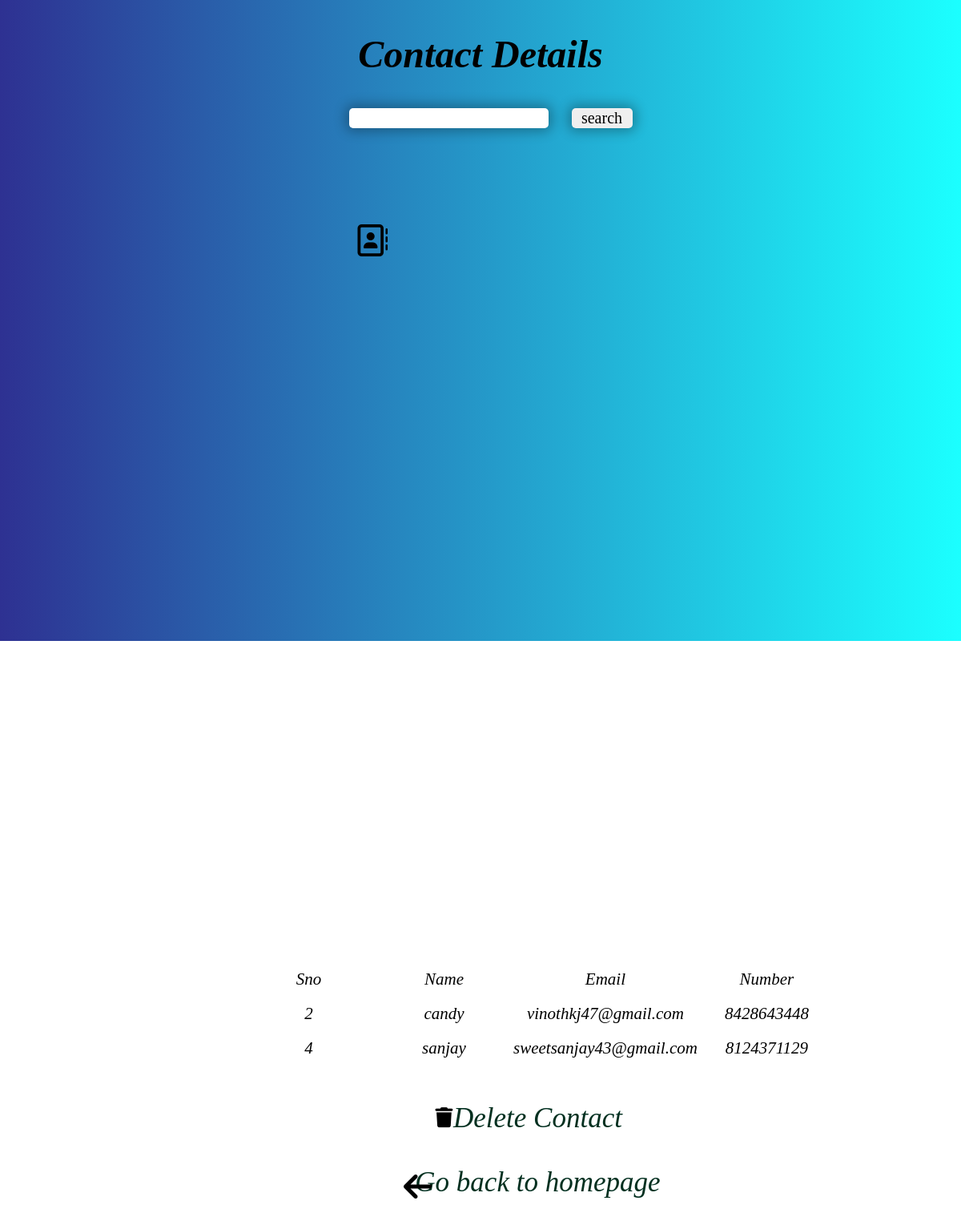
The app's page /display, older data.
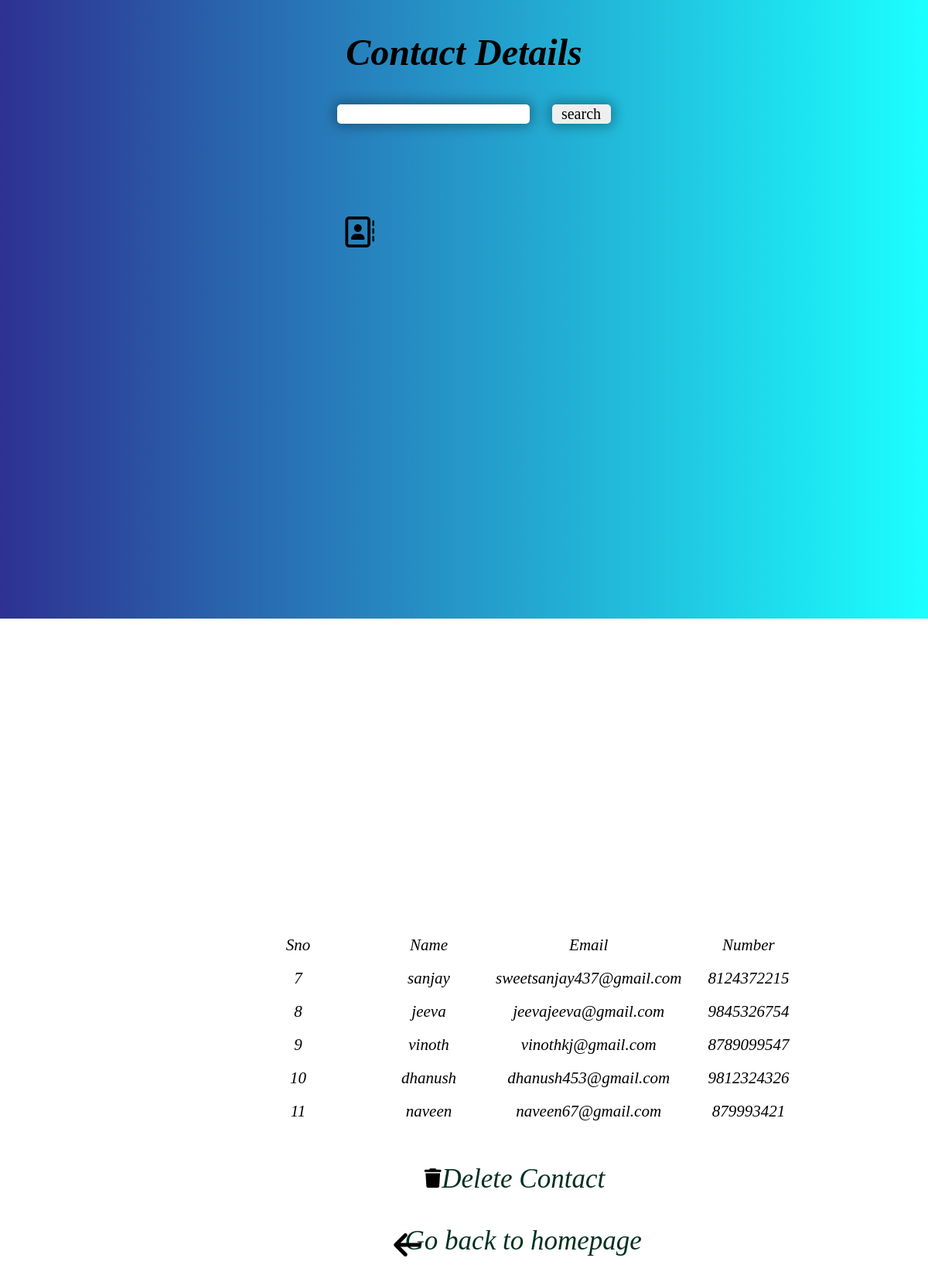
The same page, newer data.
### tables this page shows
CREATE TABLE "contacts" (
	"Sno"	INTEGER,
	"Name"	TEXT UNIQUE,
	"Email"	TEXT UNIQUE,
	"Number"	TEXT NOT NULL,
	PRIMARY KEY("Sno" AUTOINCREMENT)
);

### project.py (the view)
@app.route("/display")
def display():
    connection=sqlite3.connect("/home/sanjay/AddressBook/contactsbook.db")
    connection.row_factory=sqlite3.Row
    cursor=connection.cursor()
    cursor.execute("SELECT * FROM contacts")
    rows=cursor.fetchall()
    return render_template("display.html",rows=rows)

### templates/display.html (shortened to what this page needs)
<!DOCTYPE html>
<html class="dis_h">
	<head>
		<link rel="stylesheet" href="{{url_for('static',filename='css/index.css')}}"></link>
	</head>
	<body>
		<i class="fa-regular fa-address-book conl"></i>
		<h2>Contact Details</h2>
		<form class="search" action="/search" method="post">
			<input type="text"  name="item"></input>
			<input type="submit" value="search"></input>
		</form>
		<div class="display">
		<table>
			<thead>
				<td>Sno</td>
				<td>Name</td>
				<td>Email</td>
				<td>Number</td>
			</thead>
			{% for row in rows %}
			<tr>
				<td>{{row["Sno"]}}</td>
				<td>{{row["name"]}}</td>
				<td>{{row["email"]}}</td>
				<td>{{row["number"]}}</td>
			</tr>
			{% endfor %}
		</table>
			<div class="dis_a">
				<i class="fa-solid fa-trash"></i>
		        <a href="/delete">Delete Contact</a>
		    	<i class="fa fa-arrow-left back" aria-hidden="true"></i>
		        <a href="/">Go back to homepage</a>
			</div>
		</div>
		<br><br>
	</body>
</html>

### static/css/index.css (style rules this page uses)
html { height:100%; background-image:linear-gradient(to right,#2E3192,#1BFFFF); text-align:center; background-repeat:no-repeat; font-style:italic;font-family:cursive; }
h2 { text-align:center; font-size:3rem; }
i { font-size:25px;display:inline-block; }
a { padding-bottom:20px; font-size:35px; color:#023020; text-decoration:none; display:block; }
.back { position:absolute;bottom:6%;left:42%;font-size:40px; }
.conl { position:absolute;top:7%;left:37%;font-size:40px; }
.dis_a .fa-trash { position:relative;bottom:-32px;right:117px; }
.dis_a .back { position:relative;bottom:-45px;left:-150px; }
.dis_h { height:500%; }
.dis_a a { padding-bottom:0px; }
.display { position:absolute; top:30%; left:25%; }
.display table { box-shadow:0 0 5px white; border-radius:5px; border:10 ;padding:0; background: inherit; backdrop-filter: blur(100px); }
.display td { width:165px; height:39px; font-size:21px; border:1px solid white; padding:0; }
.search input { border:0; box-shadow:0 0 15px 4px rgba(0,0,0,0.3); border-radius:5px; position:relative; font-family:inherit; font-size:20px; text-align:center; }
.search input[type=submit] { position: relative; left: 25px; width: 76px; text-align: center; }
.dis_a { position:relative;top:20px; }

Row changes from the older to the newer data that the page shows:
removed contacts: Sno "2", name "candy", email "vinothkj47@gmail.com", number "8428643448"
removed contacts: Sno "4", name "sanjay", email "sweetsanjay43@gmail.com", number "8124371129"
added contacts: Sno "7", name "sanjay", email "sweetsanjay437@gmail.com", number "8124372215"
added contacts: Sno "8", name "jeeva", email "jeevajeeva@gmail.com", number "9845326754"
added contacts: Sno "9", name "vinoth", email "vinothkj@gmail.com", number "8789099547"
added contacts: Sno "10", name "dhanush", email "dhanush453@gmail.com", number "9812324326"
added contacts: Sno "11", name "naveen", email "naveen67@gmail.com", number "879993421"
